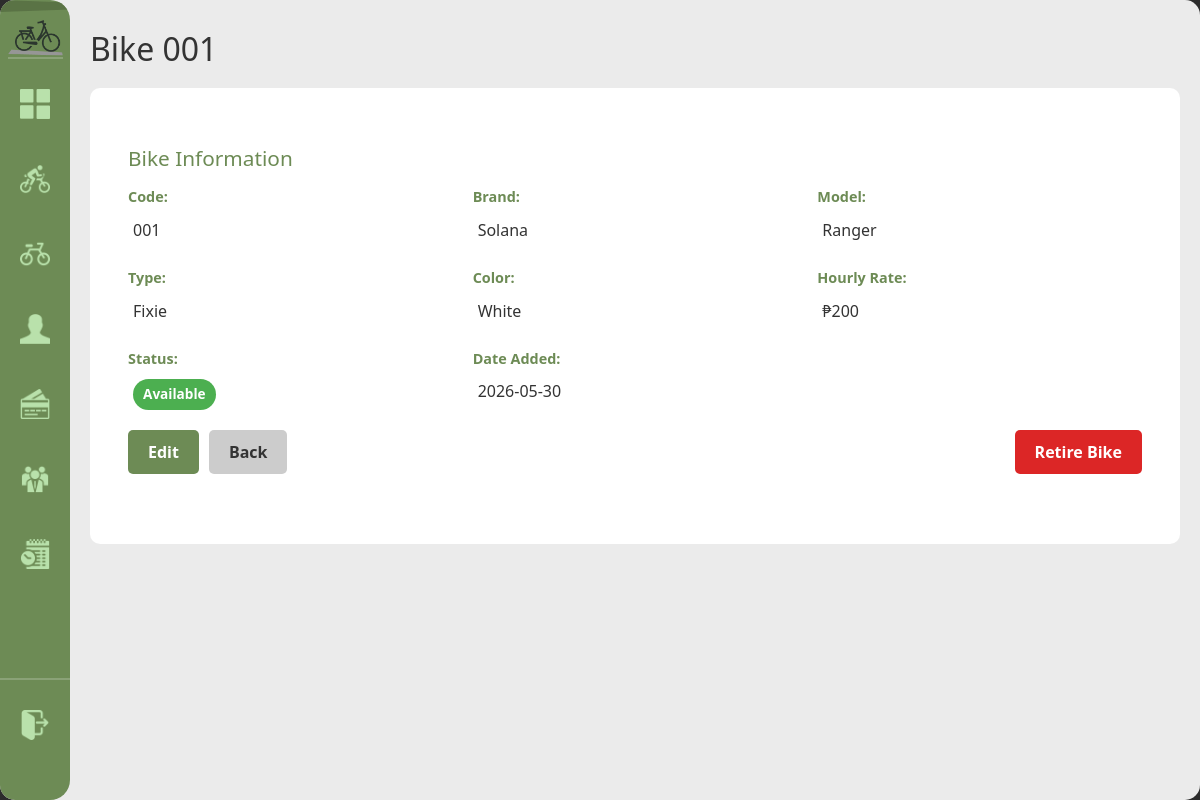
Before: /bike/1 (signed in) with the older database file.
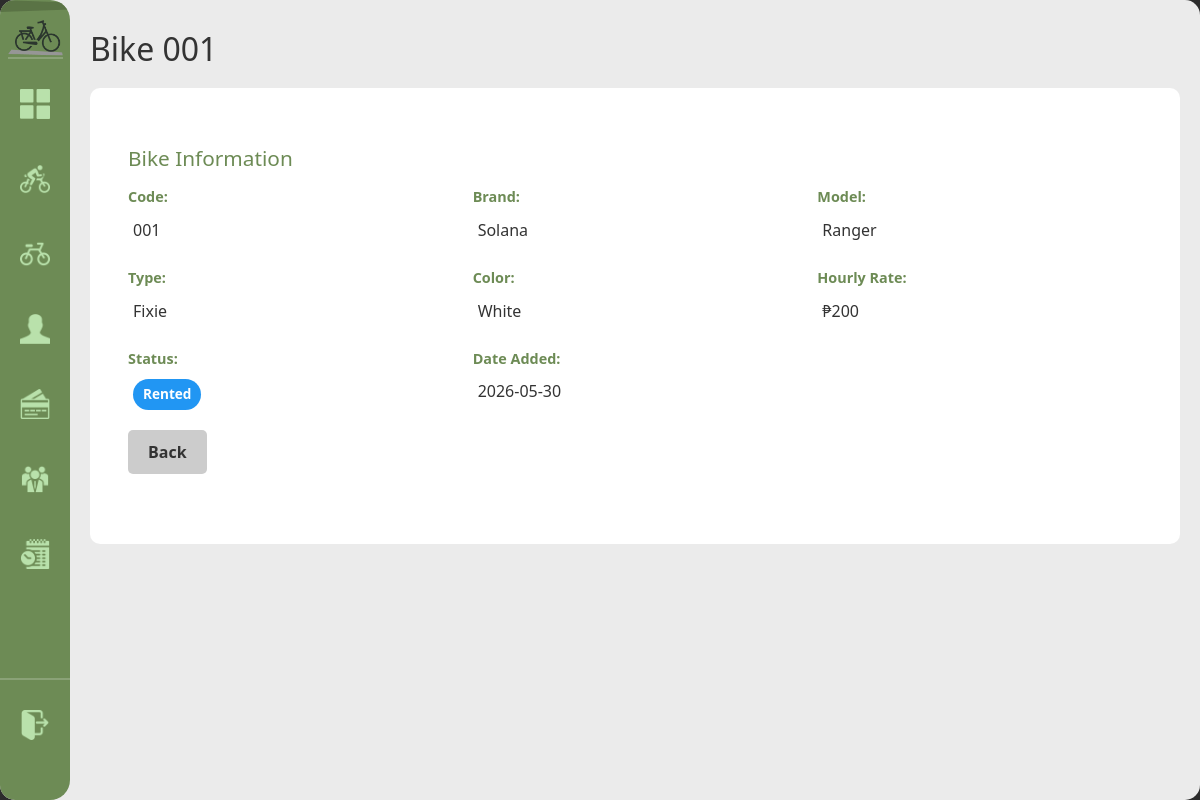
After: the same page with the newer database file.
### tables this page shows
CREATE TABLE bike (
            bike_id INTEGER PRIMARY KEY AUTOINCREMENT,
            bike_code TEXT NOT NULL UNIQUE,
            brand TEXT NOT NULL, model TEXT NOT NULL,
            color TEXT NOT NULL,
            bike_rate DECIMAL(8,2) NOT NULL DEFAULT 0,
            type TEXT NOT NULL DEFAULT 'standard',
            status TEXT NOT NULL DEFAULT 'available' CHECK(status IN('available','rented','retired')),
            date_added DATE NOT NULL DEFAULT(date('now','localtime'))
        );

### handlers/bike_routes.py (the view)
@bikes_bp.route('/bike/<int:bid>')
@login_required
def bike_detail(bid):
    bike = database.get().get_bike(bid)
    return render_template('bike_detail.html', bike=bike)

### app.py (called while the page is built)
def get_sidebar_state():
    return request.cookies.get('sidebarState') == 'expanded'

@app.context_processor
def inject_sidebar_state():
    return dict(sidebar_expanded=get_sidebar_state())

@app.context_processor
def inject_current_staff():
    staff = current_staff()
    return dict(current_staff=staff, is_admin=staff and staff.get("role") == "admin")

### modules/auth.py (called while the page is built)
def login_required(view):
    @wraps(view)
    def wrapped(*args, **kwargs):
        if not session.get("staff_id"):
            return redirect(url_for("login"))
        return view(*args, **kwargs)
    return wrapped

def current_staff():
    if not session.get("staff_id"):
        return None
    return {
        "staff_id": session.get("staff_id"),
        "username": session.get("username"),
        "first_name": session.get("first_name"),
        "last_name": session.get("last_name"),
        "role": session.get("role"),
    }

### modules/database.py (called while the page is built)
def get():
    if not db: init()
    return db

    def get_bike(self, bid):
        r = self.conn.execute("SELECT * FROM bike WHERE bike_id=?", (bid,)).fetchone()
        return dict(r) if r else None

### templates/bike_detail.html (shortened to what this page needs)
{% extends "base.html" %}
{% block content %}
<h1>Bike {{ bike['bike_code'] }}</h1>
<div class="detail-container">
    <div class="detail-section">
        <h2>Bike Information</h2>
        <div class="detail-grid">
            <div class="detail-item">
                <span class="label">Code:</span>
                <span class="value">{{ bike['bike_code'] }}</span>
            </div>
            <div class="detail-item">
                <span class="label">Brand:</span>
                <span class="value">{{ bike['brand'] }}</span>
            </div>
            <div class="detail-item">
                <span class="label">Model:</span>
                <span class="value">{{ bike['model'] }}</span>
            </div>
            <div class="detail-item">
                <span class="label">Type:</span>
                <span class="value">{{ bike['type'] }}</span>
            </div>
            <div class="detail-item">
                <span class="label">Color:</span>
                <span class="value">{{ bike['color'] }}</span>
            </div>
            <div class="detail-item">
                <span class="label">Hourly Rate:</span>
                <span class="value">₱{{ bike['bike_rate'] }}</span>
            </div>
            <div class="detail-item">
                <span class="label">Status:</span>
                <span class="value"><span class="status-badge status-{{ bike['status'] }}">{{ bike['status'].replace('_', ' ').title() }}</span></span>
            </div>
            <div class="detail-item">
                <span class="label">Date Added:</span>
                <span class="value">{{ bike['date_added'] }}</span>
            </div>
        </div>
        <div class="actions">
            {% if bike['status'] == 'available' %}
            <a href="{{ url_for('bikes.edit_bike', bid=bike['bike_id']) }}" class="btn-primary">Edit</a>
            {% endif %}
            <a href="{{ url_for('bikes.registry') }}" class="btn-secondary">Back</a>
            {% if bike['status'] == 'available' %}
            <form method="POST" action="{{ url_for('bikes.retire_bike', bid=bike['bike_id']) }}" style="display:inline;">
                <button type="submit" class="btn-danger">Retire Bike</button>
            </form>
            {% endif %}
        </div>
    </div>
</div>
{% endblock %}

Changed rows visible on the page:
changed bike "Solana": status "available" → "rented" (drawn); status.replace "Available" → "Rented"
Other visible differences:
text no longer shown: "Edit Retire Bike"
